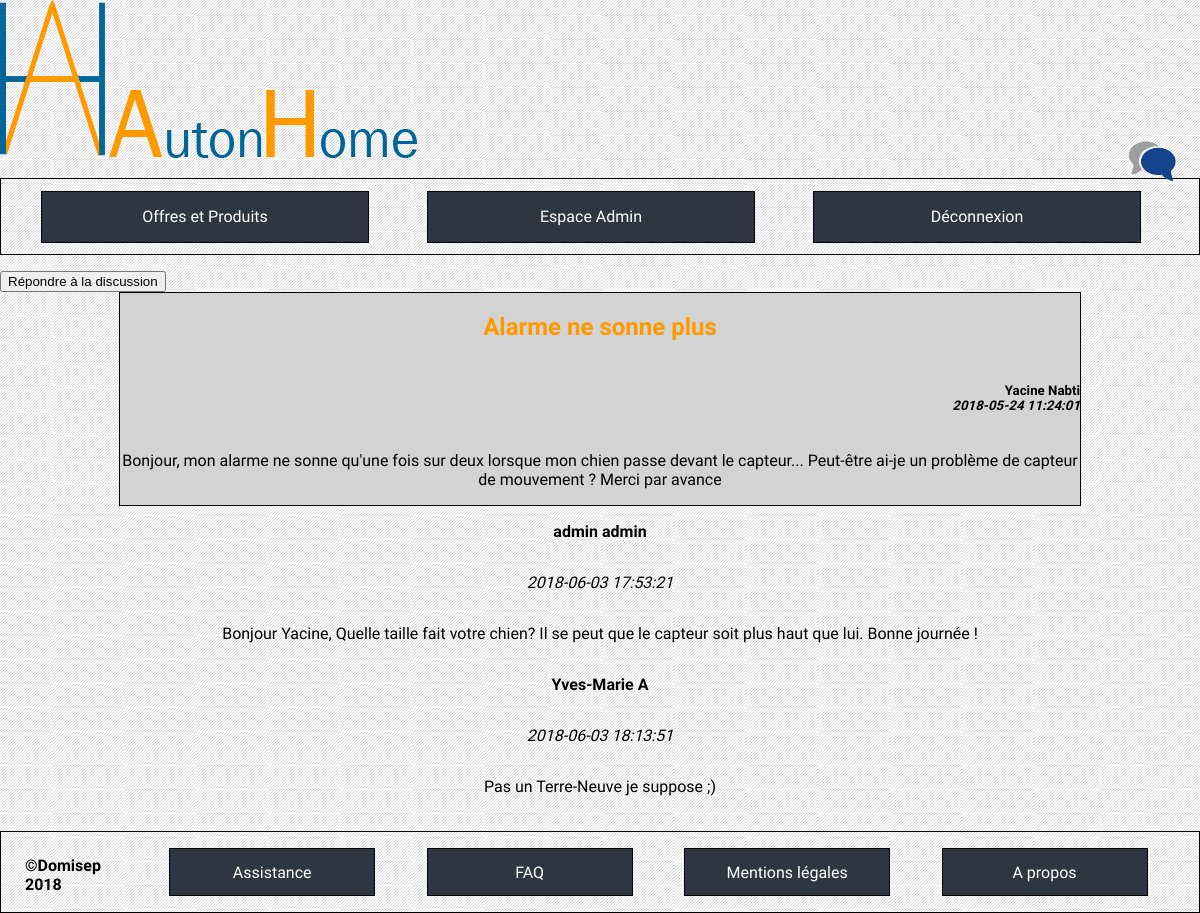
The app's page /index.php?cible=forummessage&id=19 (signed in) with its own data.
### tables this page shows
CREATE TABLE `forum_discussion` (
  `ID` int(11) NOT NULL,
  `topic` text NOT NULL,
  `text` text NOT NULL,
  `id_user` int(11) NOT NULL,
  `dateTime` datetime NOT NULL
);

CREATE TABLE `user` (
  `ID` int(11) NOT NULL,
  `firstName` varchar(100) NOT NULL,
  `lastName` varchar(100) NOT NULL,
  `mail` varchar(100) NOT NULL,
  `password` varchar(255) NOT NULL,
  `phoneNumber` varchar(10) NOT NULL,
  `addressNumber` int(4) NOT NULL,
  `addressStreet` varchar(100) NOT NULL,
  `addressZipCode` int(10) NOT NULL,
  `addressCity` varchar(100) NOT NULL,
  `addressCountry` varchar(100) NOT NULL,
  `type` varchar(100) NOT NULL
);

CREATE TABLE `forum_message` (
  `ID` int(11) NOT NULL,
  `text` text NOT NULL,
  `id_user` int(10) NOT NULL,
  `id_discussion` int(10) NOT NULL,
  `dateTime` datetime NOT NULL
);

### controleurs/forummessage.php (called while the page is built, shortened)
<?php
if(isLoggedAsAdmin()){
    $value = getInfos($bdd, $_GET["id"]);
    $text = getMessages($bdd, $_GET["id"]);
}
elseif (isLoggedAsUser()){
    $status="LU";;
    $section = 'forumMessage';
    $value = getInfos($bdd, $_GET["id"]);
    $text = getMessages($bdd, $_GET["id"]);
}
else{
    $status="UU";
}
include('vues/forummessage.php');

### index.php (called while the page is built, shortened)
<?php
if(isset($_GET['cible']) && !empty($_GET['cible'])) {
    $url = $_GET['cible'];
} else {
    $url = 'accueil';
}
include('controleurs/' . $url . '.php');

### modele/forumMessage.php (called while the page is built, shortened)
<?php
function getInfos(PDO $bdd, $id_topic){
    $statement = $bdd->prepare('SELECT firstName, lastName, dateTime, topic, text FROM forum_discussion JOIN user ON user.ID = forum_discussion.id_user WHERE forum_discussion.ID = :id_topic');
    $statement ->bindParam(":id_topic", $id_topic);
    $statement -> execute();
    $infos = $statement->fetchAll();
    return ($infos);
}
function getMessages(PDO $bdd,$id_discussion ) {
    $statement = $bdd->prepare('SELECT firstName, lastName, forum_message.dateTime, forum_message.text FROM forum_message INNER JOIN forum_discussion ON forum_discussion.ID = forum_message.id_discussion INNER JOIN user ON user.ID = forum_message.id_user WHERE forum_discussion.ID = :id_discussion');
    $statement ->bindParam(":id_discussion", $id_discussion);
    $statement->execute();
    $messages = $statement->fetchAll();;
    return ($messages);
}

### vues/forummessage.php (the view, shortened to what this page needs)
    <a href="index.php?cible=repondrediscussion&id=<?php echo($_GET["id"]) ?>"> <button class="repondre_discussion" type="submit" name="submit"> Répondre à la discussion </button> </a>
    <div class="topic"> <?php foreach ($value as $element){ ?>
        <h2> <?php echo($element["topic"]); ?> </h2>
            <h5> <?php echo($element["firstName"]); ?>   <?php echo($element["lastName"]); ?> </br> <span class="date"> <?php echo($element["dateTime"]); ?> </span></h5>
        <?php } ?>
        <p class="text"><?php echo($element["text"]); ?></p>
        </div>
        <div class="answers"> <?php foreach ($text as $element){ ?>
                <p class="name"> <?php echo($element[0]);?>  <?php echo($element[1]);?> </p> <p class="date"> <?php echo($element[2]);?> </p>
        <p> <?php echo($element[3]);?> </p>
        <?php } ?>
        </div>
<?php
    require('vues/footer.php');
?>

### vues/CSS/all.css (style rules this page uses)
body { font-family: 'Muli', sans-serif; background: url("../../ressources/pictures/fondblanc.jpg") fixed ; margin: 0; }

### vues/CSS/forummessage.css (style rules this page uses)
h2 { text-align: center; color: #ff9900; }
h5 { text-align: right; }
.text { text-align: center; }
.topic { display:flex; flex-direction: column; justify-content: center; border: 0.5px solid black; margin: auto; height: auto; width: 80%; background-color: lightgray; }
.answers { text-align: center; display:flex; flex-direction: column; justify-content: center; margin: auto; height: auto; width: 80%; }
.date { font-style: italic; }
.name { font-weight: bold; }

### records on screen
forum_discussion: topic "Alarme ne sonne plus", id_user.firstName "Yacine", id_user.lastName "Nabti", dateTime "2018-05-24 11:24:01", text "Bonjour, mon alarme ne sonne qu'une fois sur deux lorsque mon chien passe devant le capteur... Peut-être ai-je un problème de capteur de mouvement ? Merci par avance"
forum_message: id_user.firstName "admin", id_user.lastName "admin", dateTime "2018-06-03 17:53:21", text "Bonjour Yacine, Quelle taille fait votre chien? Il se peut que le capteur soit plus haut que lui. Bonne journée !"
forum_message: id_user.firstName "Yves-Marie", id_user.lastName "A", dateTime "2018-06-03 18:13:51", text "Pas un Terre-Neuve je suppose ;)"
